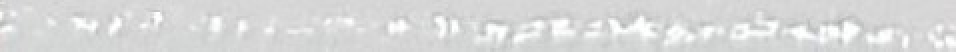
#> input picture DLP_data_augmentation/1) Image_Synthesis/1) extracted defect images/minor_defect_sc1.jpg, 478 x 26 px, found by its file name (shown 2 times larger); the run also reads 1 picture not shown here
$ jupyter execute '2) Image_Synthesis_code.ipynb'
#> lines starting #> are read from the running program, lines starting #| are printed output that depends on the picture
[cell 1]
import shutil

[cell 2]
import cv2
import numpy as np
import matplotlib.pylab as plt
import os

[cell 3]
#normal이미지가 담겨있는 경로
file_dir = 'C:/coding/DLP_auto/DLP_dataset/'

[cell 4]
#normal 이미지를 'normal_list'에 담기
normal_list= []
for (path,dirs,files) in os.walk(file_dir):
    for file in files:
        #print(file)
        img = cv2.imread(file_dir+ file)
        normal_list.append(img)

[cell 5]
#normal 이미지 저장확인

for bg_img in normal_list:
    print(bg_img.shape)

[cell 6]
#defect 이미지 저장

defect1=cv2.imread('C:/coding/DLP_auto/DLP_auto_git/DLP_data_augmentation/1) Image_Synthesis/1) extracted defect images/minor_defect_sc1.jpg')
#> defect1 is the input picture: shape (26, 478, 3); mean B, G, R 216.7, 217, 216.3
defect2=cv2.imread('C:/coding/DLP_auto/DLP_auto_git/DLP_data_augmentation/1) Image_Synthesis/1) extracted defect images/minor_defect_sc2.png')
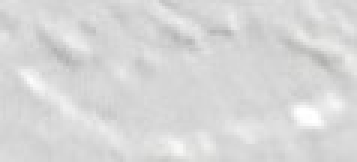
#> input picture DLP_data_augmentation/1) Image_Synthesis/1) extracted defect images/minor_defect_sc2.png, 119 x 54 px, found by its file name (shown 3 times larger)
#> defect2 is the input picture: shape (54, 119, 3); mean B, G, R 215.1, 215.2, 215.2
defect3=cv2.imread('C:/coding/DLP_auto/DLP_auto_git/DLP_data_augmentation/1) Image_Synthesis/1) extracted defect images/minor_defect_sc3.jpg')
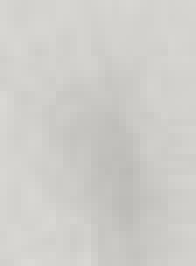
#> input picture DLP_data_augmentation/1) Image_Synthesis/1) extracted defect images/minor_defect_sc3.jpg, 28 x 38 px, found by its file name (shown 7 times larger)
#> defect3 is the input picture: shape (38, 28, 3); mean B, G, R 201.4, 205.4, 206.4
defect4=cv2.imread('C:/coding/DLP_auto/DLP_auto_git/DLP_data_augmentation/1) Image_Synthesis/1) extracted defect images/minor_defect_sc4.jpg')
defect_list = [defect1,defect2,defect3,defect4]

[cell 7]
#defect 이미지 저장확인

for i in defect_list:
    print(i.shape)
    row,col,rgb = i.shape
#> this loop made 4 passes
#> (row, col) on passes 1 to 4: (26, 478), (54, 119), (38, 28), (35, 25)
#| (26, 478, 3)
#| (54, 119, 3)
#| (38, 28, 3)
#| (35, 25, 3)

[cell 8]
r_defect2 = cv2.rotate(defect2, cv2.ROTATE_180)
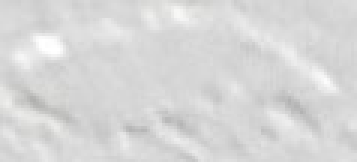
#> r_defect2: shape (54, 119, 3) (shown 3 times larger); mean B, G, R 215.1, 215.2, 215.2

[cell 9]
# defect2 이미지 확인용 코드
cv2.imshow('img', r_defect2)
cv2.waitKey(0)

[cell 10]
#normal + defect1 합성 : defect 가로위치 고정, 세로 랜덤

for i, bg_img in enumerate(normal_list):
    row,col,rgb = defect1.shape
    print(i)
    rand_num = np.random.randint(low=50, high=480)
    bg_img[rand_num:rand_num+row,17:col+17] = defect1
    cv2.imwrite(f'C:/coding/DLP_auto/augmentation/synthesis_img/{i}.jpg', r_defect2)

[cell 11]
#normal + defect2 합성 : defect 크기 랜덤, 위치 랜덤

[cell 12]
# defect2 이미지 확인용 코드
cv2.imshow('img', defect2)
cv2.waitKey(0)
#> Out = 27

[cell 13]
cv2.imwrite(f'C:/coding/DLP_auto/augmentation/minor_defect_sc2_r.jpg', r_defect2)
#> Out = True

[cell 14]
r_defect2 = cv2.imread('C:/coding/DLP_auto/augmentation/minor_defect_sc2_r.jpg')

[cell 15]
# normal이미지 +  defect2 랜덤 합성

for i, bg_img in enumerate(normal_list):

    #소수점 0.* 난수생성
    rand_sz = round(np.random.uniform(low=0.6, high=1),1)
    # defect2 크기 랜덤 수축
    rand_shrink_df2 = cv2.resize(r_defect2, None, fx=rand_sz, fy=rand_sz, interpolation=cv2.INTER_AREA)
    row,col,rgb = rand_shrink_df2.shape

    rand_num1 = np.random.randint(low=150, high=350)
    rand_num2 = np.random.randint(low=150, high=350)
    bg_img[rand_num1:rand_num1+row,rand_num2:col+rand_num2] = rand_shrink_df2
    cv2.imwrite(f'C:/coding/DLP_auto/augmentation/synthesis_img_defect2_r/{i}-{rand_sz}.jpg', bg_img)

[cell 16]
# normal이미지 +  defect3 랜덤 합성

for i, bg_img in enumerate(normal_list):

    #소수점 0.* 난수생성
    rand_sz = round(np.random.uniform(low=0.5, high=1),1)
    # defect3 크기 랜덤 수축
    rand_shrink_df3 = cv2.resize(defect3, None, fx=rand_sz, fy=rand_sz, interpolation=cv2.INTER_AREA)
    row,col,rgb = rand_shrink_df3.shape

    rand_num1 = np.random.randint(low=150, high=350)
    rand_num2 = np.random.randint(low=150, high=350)
    bg_img[rand_num1:rand_num1+row,rand_num2:col+rand_num2] = rand_shrink_df3
    cv2.imwrite(f'C:/coding/DLP_auto/augmentation/synthesis_img_defect3/{i}-{rand_sz}.jpg', bg_img)

[cell 17]
# normal이미지 +  defect4 랜덤 합성

for i, bg_img in enumerate(normal_list):

    #소수점 0.* 난수생성
    rand_sz = round(np.random.uniform(low=0.5, high=1),1)
    # defect3 크기 랜덤 수축
    rand_shrink_df4 = cv2.resize(defect4, None, fx=rand_sz, fy=rand_sz, interpolation=cv2.INTER_AREA)
    row,col,rgb = rand_shrink_df4.shape

    rand_num1 = np.random.randint(low=150, high=350)
    rand_num2 = np.random.randint(low=150, high=350)
    bg_img[rand_num1:rand_num1+row,rand_num2:col+rand_num2] = rand_shrink_df4
    cv2.imwrite(f'C:/coding/DLP_auto/augmentation/synthesis_img_defect4/{i}-{rand_sz}.jpg', bg_img)
